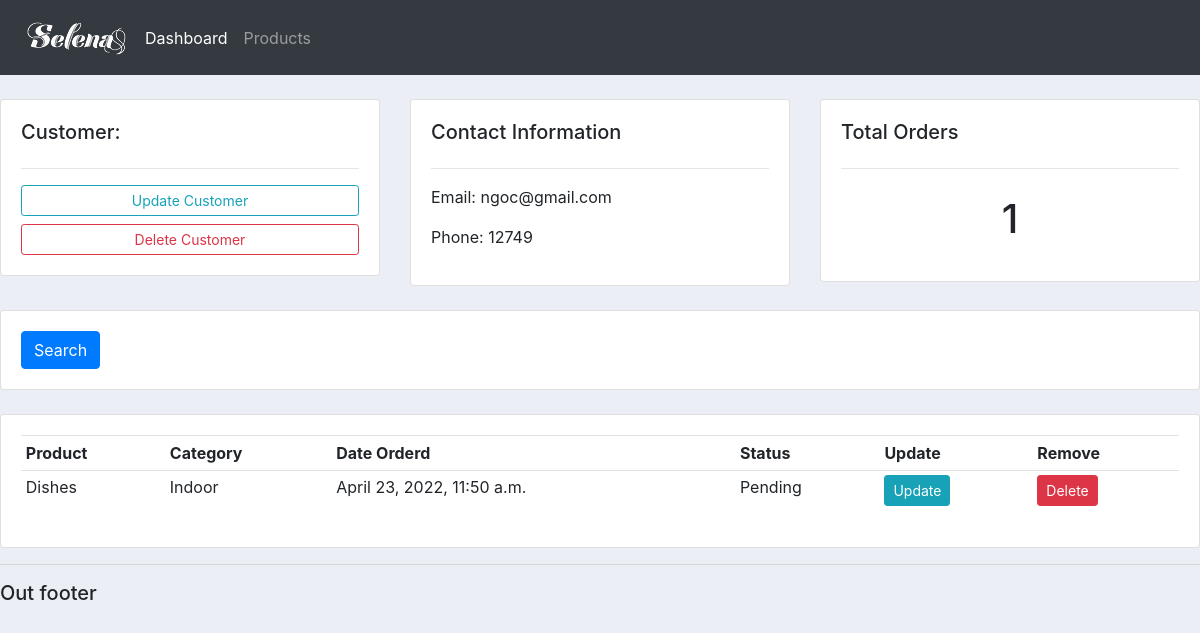
The app's page /customer/1/, older data.
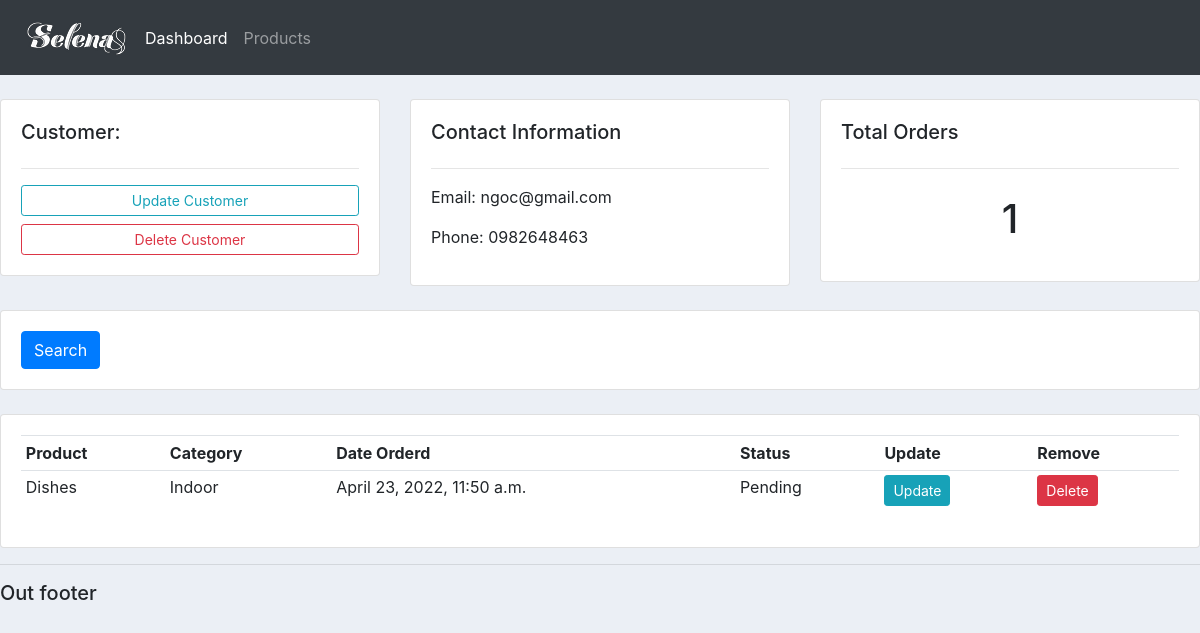
The same page, newer data.
### accounts/models.py (models this page shows, shortened)
class Customer(models.Model):
    name = models.CharField(max_length=200, null=True)
    phone = models.CharField(max_length=200, null=True)
    email = models.CharField(max_length=200, null=True)
    date_created = models.DateTimeField(auto_now_add=True)

### accounts/views.py (the view)
# urls.py: path('customer/<str:pk_test>/', views.customer, name="customer"),
def customer(request, pk_test):
    customer = Customer.objects.get(id=pk_test)
    orders = customer.order_set.all()
    total_order = orders.count()
    context = {'customer':customer, 'orders':orders, 'total_order':total_order}
    return render(request, 'accounts/customer.html', context)

### accounts/models.py (called while the page is built)
    def __str__(self):
        return self.name

### accounts/templates/accounts/customer.html
{% extends 'accounts/main.html' %}
{% block content %}
<br>
<div class="row">
	<div class="col-md">
		<div class="card card-body">
			<h5>Customer:</h5>
			<hr>
			<a class="btn btn-outline-info  btn-sm btn-block" href="">Update Customer</a>
			<a class="btn btn-outline-danger  btn-sm btn-block" href="">Delete Customer</a>
		</div>
	</div>
	<div class="col-md">
		<div class="card card-body">
			<h5>Contact Information</h5>
			<hr>
			<p>Email: {{customer.email}}</p>
			<p>Phone: {{customer.phone}}</p>
		</div>
	</div>
	<div class="col-md">
		<div class="card card-body">
			<h5>Total Orders</h5>
			<hr>
			<h1 style="text-align: center;padding: 10px">{{total_order}}</h1>
		</div>
	</div>
</div>
<br>
<div class="row">
	<div class="col">
		<div class="card card-body">
			<form method="get">
		    <button class="btn btn-primary" type="submit">Search</button>
		  </form>
		</div>
	</div>
</div>
<br>
<div class="row">
	<div class="col-md">
		<div class="card card-body">
			<table class="table table-sm">
				<tr>
					<th>Product</th>
					<th>Category</th>
					<th>Date Orderd</th>
					<th>Status</th>
					<th>Update</th>
					<th>Remove</th>
				</tr>
				{% for order in orders %}
					<tr>
						<td>{{order.product}}</td>
						<td>{{order.product.category}}</td>
						<td>{{order.date_created}}</td>
						<td>{{order.status}}</td>
						<td><a class="btn btn-sm btn-info" href="">Update</a></td>
						<td><a class="btn btn-sm btn-danger" href="">Delete</a></td>
					</tr>
				{% endfor %}
			</table>
		</div>
	</div>
</div>
{% endblock %}

Row changes from the older to the newer data that the page shows:
changed Customer "ngoc@gmail.com": phone "12749" → "0982648463"
